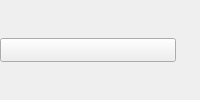
<?xml version="1.0" encoding="UTF-8"?>
<ui version="4.0">
 <class>childrenItem</class>
 <widget class="QWidget" name="childrenItem">
  <property name="windowTitle">
   <string notr="true"/>
  </property>
  <property name="styleSheet">
   <string notr="true">QTreeView::item {border-width: 0px;	border-radius: 0px;padding: 0px;}
</string>
  </property>
  <layout class="QHBoxLayout" name="horizontalLayout">
   <property name="spacing">
    <number>0</number>
   </property>
   <property name="margin">
    <number>0</number>
   </property>
   <item>
    <widget class="QToolButton" name="childrenToolButton">
     <property name="sizePolicy">
      <sizepolicy hsizetype="Preferred" vsizetype="Preferred">
       <horstretch>0</horstretch>
       <verstretch>0</verstretch>
      </sizepolicy>
     </property>
     <property name="minimumSize">
      <size>
       <width>0</width>
       <height>24</height>
      </size>
     </property>
     <property name="maximumSize">
      <size>
       <width>16777215</width>
       <height>24</height>
      </size>
     </property>
     <property name="checkable">
      <bool>true</bool>
     </property>
     <property name="toolButtonStyle">
      <enum>Qt::ToolButtonIconOnly</enum>
     </property>
    </widget>
   </item>
   <item>
    <widget class="QToolButton" name="addNewSObjectToolButton">
     <property name="toolButtonStyle">
      <enum>Qt::ToolButtonTextBesideIcon</enum>
     </property>
     <property name="autoRaise">
      <bool>true</bool>
     </property>
    </widget>
   </item>
  </layout>
 </widget>
 <resources/>
 <connections/>
</ui>
